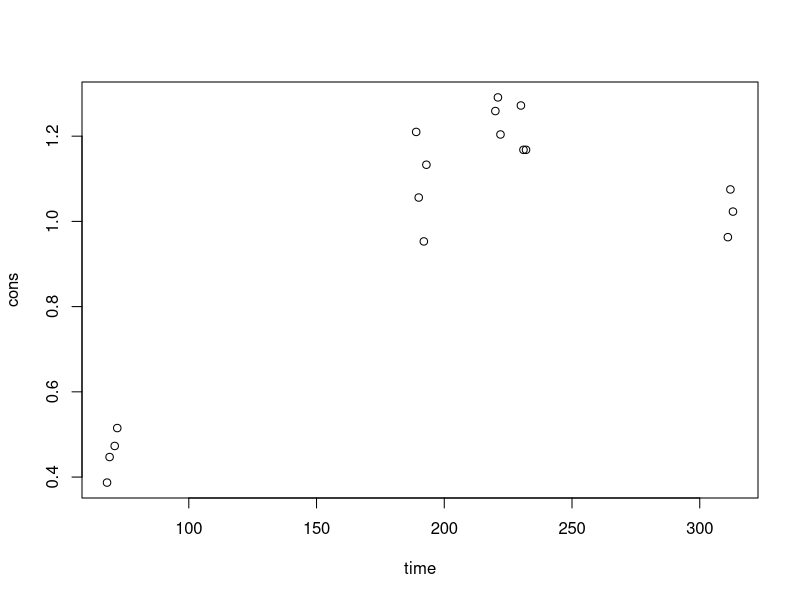
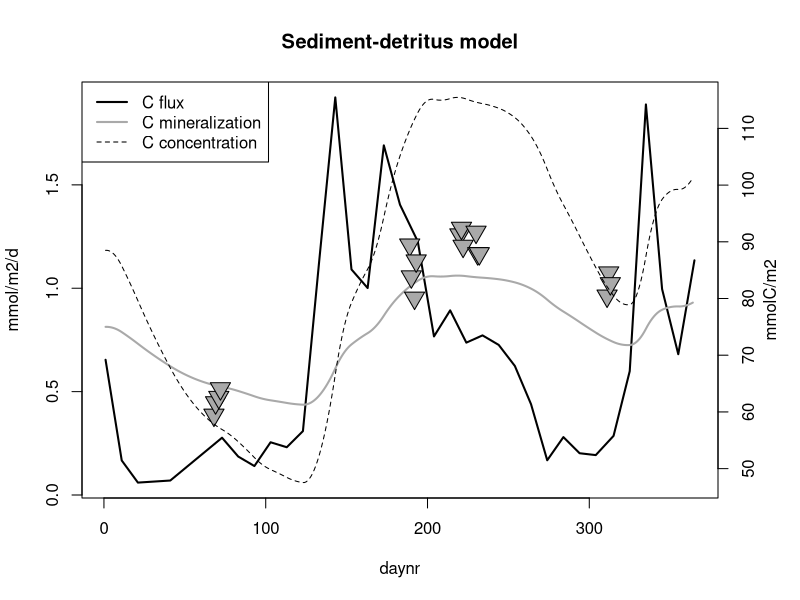

Recreate these plots in R, in order.
#####################################################
# Figure 4.8. Sediment mineralization model
#####################################################

#General settings
library(deSolve)

# Function to calculate model cost
costf <- function(params){
  with(as.list(params), {
    Carbon   <- meanDepo * mult / k
    outtimes <- as.vector(oxcon$time)
    outmin   <- ode(Carbon, outtimes, minmod, params)
    sqdiff   <- (outmin[,3] - oxcon$cons)^2
    
    sum(sqdiff)
    })
}

# Function to calculate derivative of state variable
minmod <- function(t,Carbon,parameters){ 
  with (as.list(c(Carbon,parameters)),{
    
    minrate <- k*Carbon
    Depo <- approx(Flux[,1],Flux[,2], xout=t)$y
    dCarbon <- mult*Depo - minrate
    
    list(dCarbon,minrate)
  })
}

# initial par estimates
# minimal parameter values
# maximal parameter values
# function to minimise
# nr elements in population
# number of iterations
# number of points in centroid
# relative variation upon stopping
pricefit <- function (par, minpar=rep(-1e8,length(par)), 
                      maxpar=rep(1e8,length(par)), func, npop=max(5*length(par),50), 
                      numiter=10000, centroid = 3, varleft = 1e-8, ...){

  # Initialization
cost <- function (par) func(par,...)
npar <- length(par)
tiny <- 1e-8
varleft <- max(tiny,varleft)
populationpar <- matrix(nrow=npop,ncol=npar,byrow=TRUE, 
                        data= minpar+runif(npar*npop)*rep((maxpar-minpar),npop)) 

colnames(populationpar)<-names(par)
populationpar[1,]<-par
populationcost <- apply(populationpar,FUN=cost,MARGIN=1)
iworst <- which.max(populationcost)
worstcost <- populationcost[iworst]

# Hybridization phase
iter<-0
while(iter < numiter & 
       (max(populationcost)-min(populationcost)) > (min(populationcost)*varleft)){

  iter<-iter+1
  selectpar <- sample(1:npop,size=centroid)
 # for cross-fertilization
  mirrorpar <- sample(1:npop,size=1)
 # for mirroring
  newpar <- colMeans(populationpar[selectpar,]) # centroid
  newpar <- 2*newpar - populationpar[mirrorpar,] # mirroring
  newpar <- pmin( pmax(newpar,minpar) ,maxpar)
  newcost <- cost(newpar)

  if(newcost < worstcost){
      populationcost[iworst] <-newcost
      populationpar [iworst,]<-newpar
      iworst <- which.max(populationcost) # new worst member
      worstcost <- populationcost[iworst]
    }
} # end j loop

ibest    <- which.min(populationcost)
bestpar  <- populationpar[ibest,]
bestcost <- populationcost[ibest]

return (list(par = bestpar, cost = bestcost, 
             poppar = populationpar, popcost=populationcost))
}

# Define problem and data
Flux <- matrix(ncol=2,byrow=TRUE,data=c(
1,
 0.654, 11, 0.167, 21, 0.060, 41, 0.070,
73,
 0.277, 83, 0.186, 93, 0.140,103, 0.255,
113,
 0.231,123, 0.309,133, 1.127,143, 1.923,
153,
 1.091,163, 1.001,173, 1.691,183, 1.404,
194,
 1.226,204, 0.767,214, 0.893,224, 0.737,
234,
 0.772,244, 0.726,254, 0.624,264, 0.439,
274,
 0.168,284, 0.280,294, 0.202,304, 0.193,
315,
 0.286,325, 0.599,335, 1.889,345, 0.996,
355,
 0.681,365, 1.135))
meanDepo <- mean(approx(Flux[,1],Flux[,2], xout=seq(1,365,by=1))$y)
oxcon<-as.data.frame(matrix(ncol=2,byrow=TRUE,data=c(
68, 0.387, 69, 0.447, 71, 0.473, 72, 0.515,
189, 1.210,190, 1.056,192, 0.953,193, 1.133,
220, 1.259,221, 1.291,222, 1.204,230, 1.272,
231, 1.168,232, 1.168,311, 0.963,312, 1.075,
313, 1.023)))
names(oxcon)<-c("time","cons")

plot(oxcon)

multser <- seq(1,1.5,by=.05)
numms   <- length(multser)
kseries <- seq(0.001,0.05,by=0.002)
numks   <- length(kseries)

outcost <- matrix(nrow = numms, ncol = numks)
for (m in 1:numms){
  for (i in 1:numks){
    pars         <- c(k = kseries[i], mult = multser[m])
    outcost[m,i] <- costf(pars)
  }
}

minpos <- which(outcost==min(outcost),arr.ind=TRUE)
multm  <- multser[minpos[1]]
ki     <- kseries[minpos[2]]

optpar <- pricefit(par=c(k=ki,mult=multm),minpar=c(0.001,1), 
                   maxpar=c(0.05,1.5),func=costf,npop=50,numiter=500, 
                   centroid=3,varleft=1e-8)

optpar20 <- pricefit(par=optpar$par,minpar=c(0.001,1),
maxpar=c(0.05,1.5),func=costf,npop=50,numiter=500,
centroid=3,varleft=0.2)

optpar25 <- pricefit(par=optpar$par,minpar=c(0.001,1),
maxpar=c(0.05,1.5),func=costf,npop=50,numiter=500,
centroid=3,varleft=0.025)


outtimes <- seq(1,365,by=1)
Carbon <- meanDepo*optpar$par[2]/optpar$par[1]
names(Carbon) <-"Carbon"
out <- as.data.frame(ode(Carbon,outtimes,minmod, optpar$par))
names(out) <- c("time","Carbon","minrate")
par (oma=c(0,0,0,2))
plot(Flux,type="l",xlab="daynr",ylab="mmol/m2/d",
main="Sediment-detritus model",lwd=2)

lines(out$time,out$minrate,lwd=2,col="darkgrey")
points(oxcon$time,oxcon$cons,pch=25,col="black", bg="darkgray",cex=2)
par(new=TRUE)
plot(out$time,out$Carbon,axes=FALSE,xlab="",ylab="",
type="l",lty=2)
axis(4)
mtext(side=4,"mmolC/m2",outer=TRUE)
legend("topleft",col=c("black","darkgrey","black"),
leg=c("C flux","C mineralization","C concentration"),
lwd=c(2,2,1),lty=c(1,1,2))
